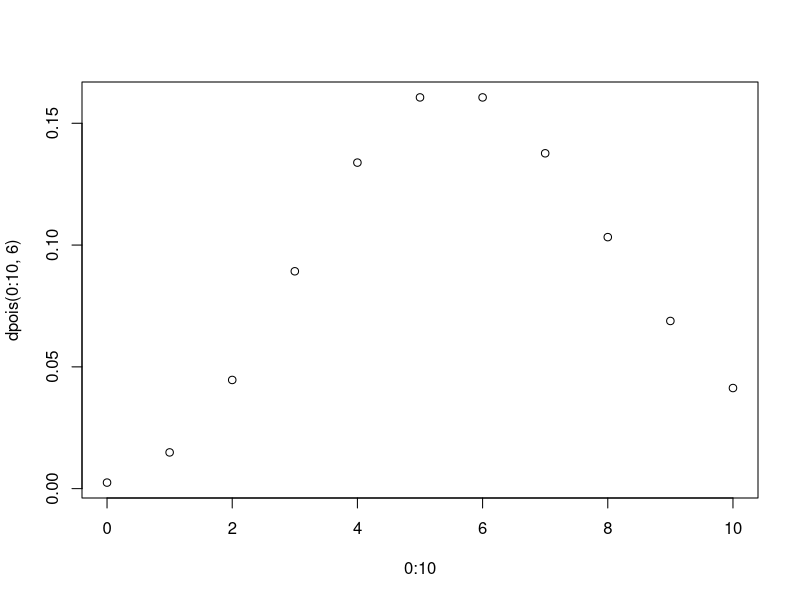
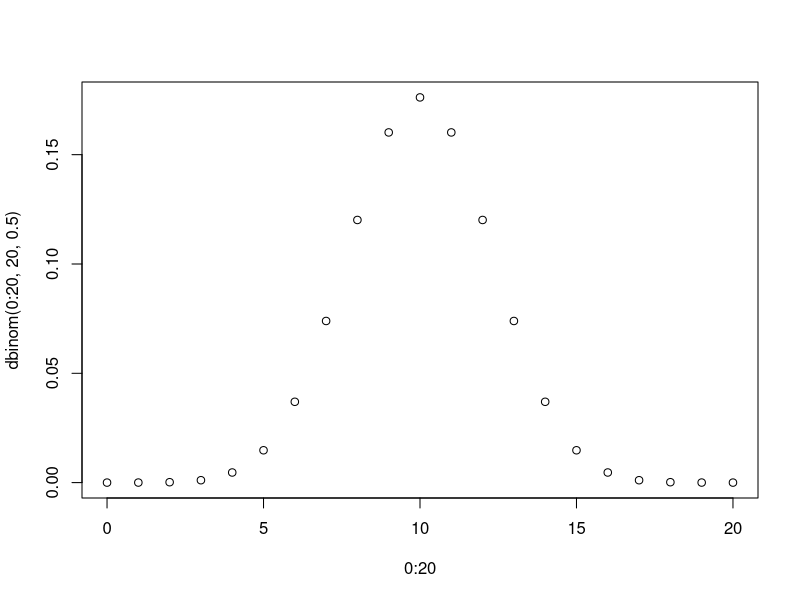
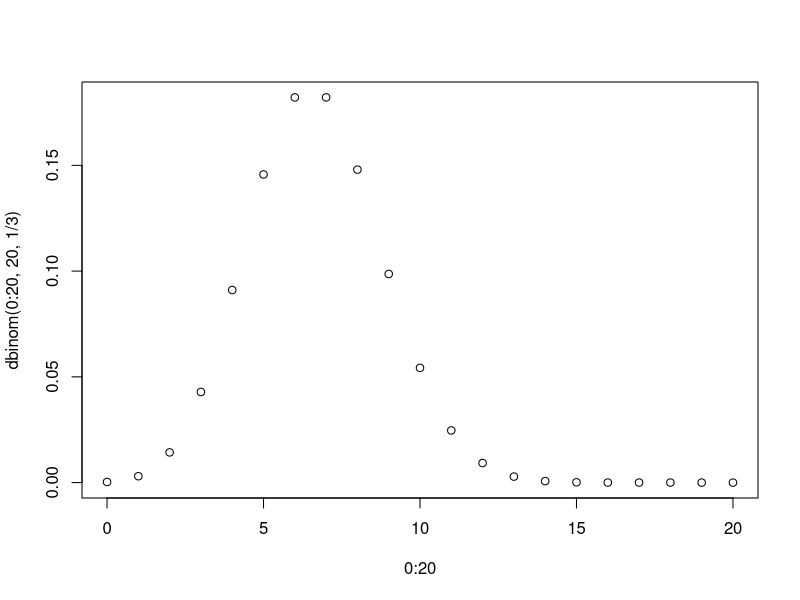

Source code (R) for these figures, in order:
setwd("/Users/Valentin/code/heig/pst/Exercices")

# Exemples du prof
plot(0:10, dpois(0:10, 6)) # proba de qqch qui arrive 6x par minute

# ----------------------------------------------------------------
# Exercice 1
# ----------------------------------------------------------------

# a)
plot(0:20, dbinom(0:20, 20, 0.5)) # 21 coefficiants de la proba 0.5
plot(0:20, dbinom(0:20, 20, 1/3)) # 21 coefficiants de la proba 1/3


# ----------------------------------------------------------------
# Exercice 2
# ----------------------------------------------------------------

# a)
x = 2 # nb de succès voulu
n = 20  # nb de tests
proba = 0.1 # la proba que la communication échoue
pbinom(x, n, proba, lower.tail = FALSE)

1 - sum(dbinom(0:2, 20, .1)) # variante du prof

# b)
nx = 4 # nb de succès voulus
np = 0.1 # la proba que la communication échoue
dgeom(nx, np)

# c)
choose(9, 3) * (1/10)^4 * (9/10)^6 # voir iPad pour + d'infos
